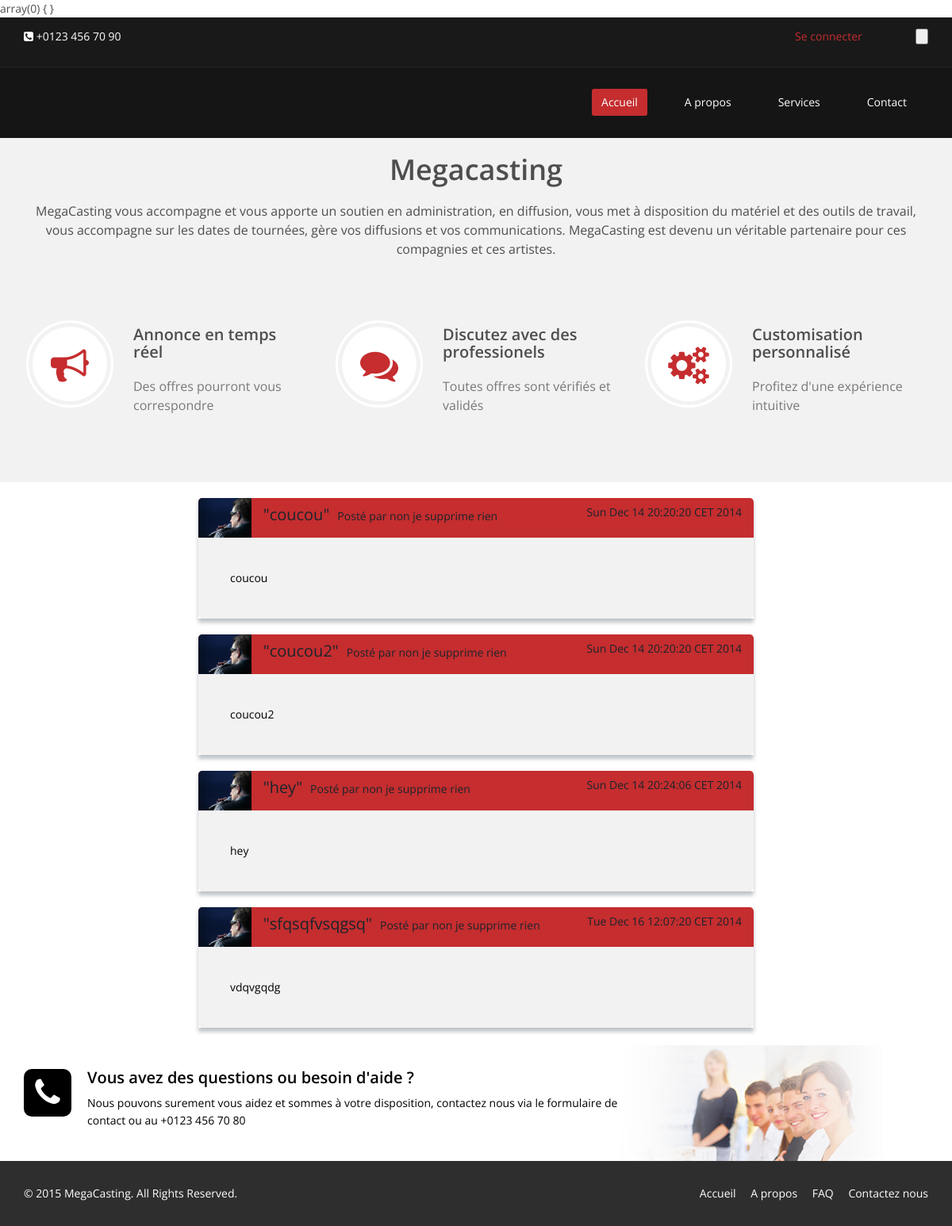
Before: / with the older database file.
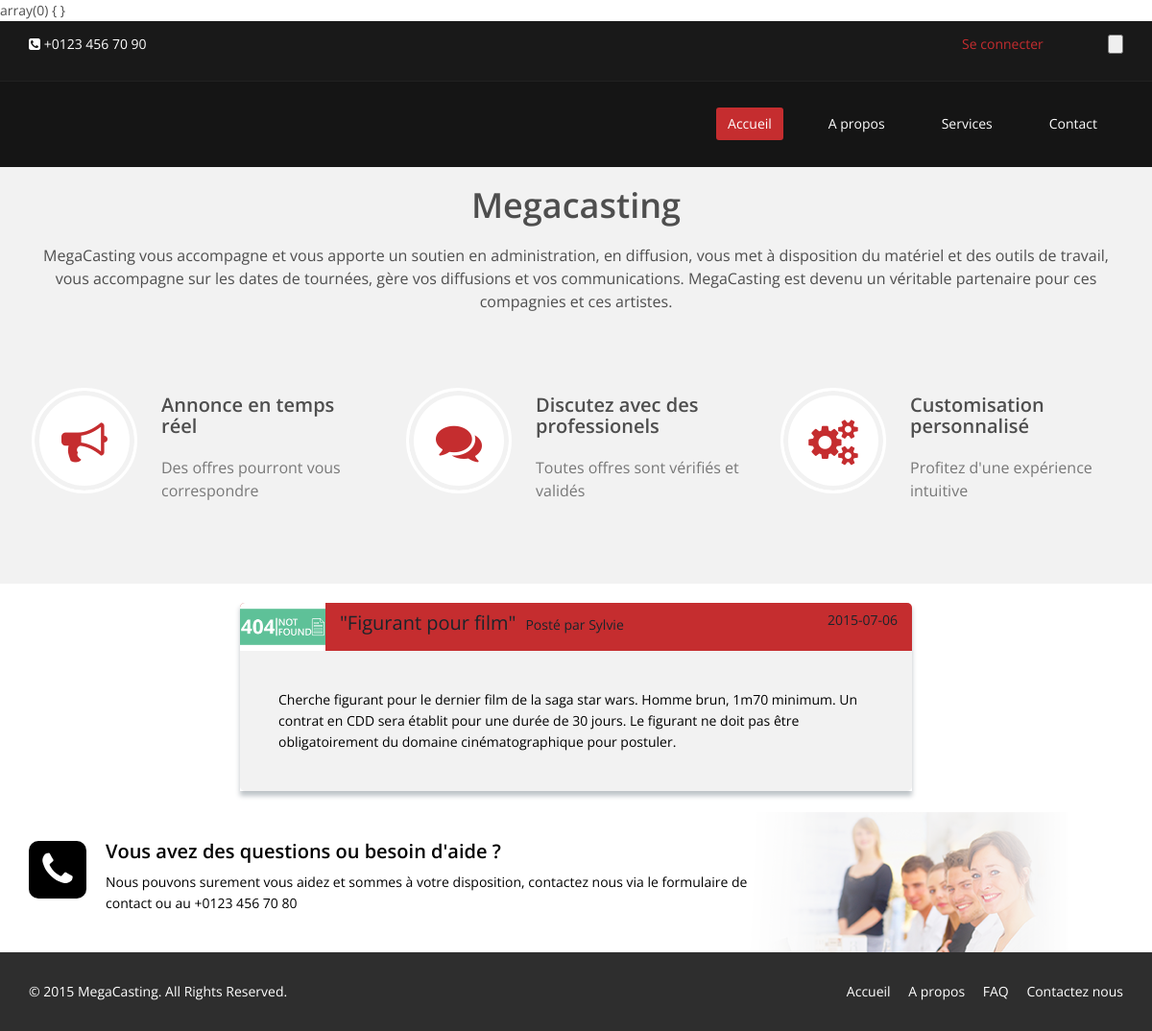
After: the same page with the newer database file.
### tables this page shows
CREATE TABLE IF NOT EXISTS `offre` (
  `id_offre` int(11) NOT NULL AUTO_INCREMENT,
  `int_offre` varchar(50) NOT NULL,
  `ref_offre` varchar(100) NOT NULL,
  `date_offre` varchar(40) NOT NULL,
  `duree_offre` int(5) NOT NULL,
  `date_deb_offre` varchar(40) NOT NULL,
  `loc_offre` varchar(150) NOT NULL,
  `desc_offre` varchar(3000) NOT NULL,
  `validation_offre` int(1) NOT NULL DEFAULT '0',
  `id_annonceur` int(11) NOT NULL,
  `id_contrat` int(11) NOT NULL,
  `id_metier` int(11) NOT NULL,
  `id_domaine` int(11) NOT NULL,
  `id_media` int(11) DEFAULT NULL,
  PRIMARY KEY (`id_offre`),
  KEY `id_annonceur` (`id_annonceur`),
  KEY `id_contrat` (`id_contrat`),
  KEY `id_metier` (`id_metier`),
  KEY `id_domaine` (`id_domaine`),
  KEY `id_media` (`id_media`)
);

CREATE TABLE IF NOT EXISTS `annonceur` (
  `id_annonceur` int(11) NOT NULL AUTO_INCREMENT,
  `nom_annonceur` varchar(100) NOT NULL,
  `id_information` int(11) NOT NULL,
  PRIMARY KEY (`id_annonceur`),
  KEY `id_information` (`id_information`)
);

### auth.php (called while the page is built)
<?php
require_once 'connexion.php';
Class Auth{
    static function islog(){
        global $bdd;
        if (isset($_SESSION['Auth']) && isset($_SESSION['Auth']['login']) && isset($_SESSION['Auth']['password'])){
            $q = array('login' => $_SESSION['Auth']['login'], 'password' => $_SESSION['Auth']['password']);
            $sql = "SELECT mail_information, password_information, validation_information FROM information WHERE mail_information = :login AND password_information = :password AND validation_information = '1'";
            $req = $bdd->prepare($sql);
            $req->execute($q);
            $count = $req->rowCount($sql);
            if($count == 1){
                return true;
            } else {
                return false;
            }
        } else {
            return false;
        }
    }
}
?>

### index.php (the view, shortened to what this page needs)
<?php require_once 'connexion.php';
 var_dump($_SESSION);
?>
<!DOCTYPE html>
<html lang="en">
<head>
    <link href="css/bootstrap.min.css" rel="stylesheet">
    <link href="css/font-awesome.min.css" rel="stylesheet">
    <link href="css/animate.min.css" rel="stylesheet">
    <link href="css/megacasting.css" rel="stylesheet">
    <link href="css/prettyPhoto.css" rel="stylesheet">
    <link href="css/main.css" rel="stylesheet">
    <link href="css/responsive.css" rel="stylesheet">
</head>
<body class="homepage">
    <header id="header">
        <div class="top-bar">
            <div class="container">
                <div class="row">
                    <div class="col-sm-6 col-xs-4">
                        <div class="top-number"><p><i class="fa fa-phone-square"></i>  +0123 456 70 90</p></div>
                    </div>
                    <div class="col-sm-6 col-xs-8">
                        <div class="social">
                            <?php
                                require('auth.php');
                                if(Auth::islog()){
                                    echo '<a href="private.php">Mon compte</a>';
                                }else{
                                    echo '<a href="login.php">Se connecter</a>';
                                }
                            ?>
                            <div class="search">
                                <form role="form">
                                    <input type="text" class="search-form" id="search" autocomplete="off" placeholder="Search" required="true">
                                    <input type="button" id="search_index" class="fa fa-search">
                                </form>
                           </div>
                        </div>
                    </div>
                </div>
            </div>
        </div>
        <nav class="navbar navbar-inverse" role="banner">
            <div class="container">
                <div class="collapse navbar-collapse navbar-right">
                    <ul class="nav navbar-nav">
                        <li class="active"><a href="index.php">Accueil</a></li>
                        <li><a href="about-us.php">A propos</a></li>
                        <li><a href="services.php">Services</a></li>
                        <li><a href="contact-us.php">Contact</a></li>
                    </ul>
                </div>
            </div>
        </nav>
    </header>
    <section id="feature" >
        <div class="container">
           <div class="center wow fadeInDown">
                <h2>Megacasting</h2>
                <p class="lead">MegaCasting vous accompagne et vous apporte un soutien en administration, en diffusion, vous met à disposition du matériel et des outils de travail, vous accompagne sur les dates de tournées, gère vos diffusions et vos communications. MegaCasting est devenu un véritable partenaire pour ces compagnies et ces artistes.</p>
            </div>
            <div class="row">
                <div class="features">
                    <div class="col-md-4 col-sm-6 wow fadeInDown" data-wow-duration="1000ms" data-wow-delay="600ms">
                        <div class="feature-wrap">
                            <i class="fa fa-bullhorn"></i>
                            <h2>Annonce en temps réel</h2>
                            <h3>Des offres pourront vous correspondre</h3>
                        </div>
                    </div>
                    <div class="col-md-4 col-sm-6 wow fadeInDown" data-wow-duration="1000ms" data-wow-delay="600ms">
                        <div class="feature-wrap">
                            <i class="fa fa-comments"></i>
                            <h2>Discutez avec des professionels</h2>
                            <h3>Toutes offres sont vérifiés et validés</h3>
                        </div>
                    </div>
                    <div class="col-md-4 col-sm-6 wow fadeInDown" data-wow-duration="1000ms" data-wow-delay="600ms">
                        <div class="feature-wrap">
                            <i class="fa fa-cogs"></i>
                            <h2>Customisation personnalisé</h2>
                            <h3>Profitez d'une expérience intuitive</h3>
                        </div>
                    </div>
                </div>
            </div>
        </div>
    </section>
    <section id="post">
        <div class="container_post">
            <?php
              $resultats=$bdd->query("SELECT id_offre, desc_offre, int_offre, date_offre, nom_annonceur, lib_domaine FROM offre INNER JOIN domaine ON domaine.id_domaine=offre.id_domaine INNER JOIN annonceur ON annonceur.id_annonceur=offre.id_annonceur WHERE validation_offre = 1");
              $resultats->setFetchMode(PDO::FETCH_OBJ);
              while( $resultat = $resultats->fetch() )
              {
                echo "<a href='personnal.php?id_offre=" . $resultat->id_offre . "'><div class='container_annonce'><header class='post_annonce'><span class='post_dom'>";
                if($resultat->lib_domaine == 'Chant'){ echo "<img src='images/domaine/chant.jpg'"; } else if($resultat->lib_domaine == 'Musicien'){ echo "<img src='images/domaine/music.jpg'"; } else { echo "<img src='images/domaine/notfound.png'"; }
                echo "</span><span id='post_title'>\"".$resultat->int_offre."\"</span><span id='post_dom'></span><span id='post_by'>Posté par ".$resultat->nom_annonceur."</span><span id='post_date'>".$resultat->date_offre."</span></header><article>".$resultat->desc_offre."</article></div></a>";
              }
            ?>
        </div>
    </section>
    <section id="conatcat-info">
        <div class="container">
            <div class="row">
                <div class="col-sm-8">
                    <div class="media contact-info wow fadeInDown" data-wow-duration="1000ms" data-wow-delay="600ms">
                        <div class="pull-left">
                            <i class="fa fa-phone"></i>
                        </div>
                        <div class="media-body">
                            <h2>Vous avez des questions ou besoin d'aide ?</h2>
                            <p>Nous pouvons surement vous aidez et sommes à votre disposition, contactez nous via le formulaire de contact ou au +0123 456 70 80</p>
                        </div>
                    </div>
                </div>
            </div>
        </div>
    </section>
    <footer id="footer" class="midnight-blue">
        <div class="container">
            <div class="row">
                <div class="col-sm-6">
                    &copy; 2015 <a target="_blank" href="#" title="Megacasting, votre réussite, notre plus belle aventure">MegaCasting</a>. All Rights Reserved.
                </div>
                <div class="col-sm-6">
                    <ul class="pull-right">
                        <li><a href="#">Accueil</a></li>
                        <li><a href="#">A propos</a></li>
                        <li><a href="#">FAQ</a></li>
                        <li><a href="#">Contactez nous</a></li>
                    </ul>
                </div>
            </div>
        </div>
    </footer>
</body>
</html>

### css/main.css (style rules this page uses)
body { background: #fff; font-family: 'Open Sans', sans-serif; color:#4e4e4e; line-height: 22px; }
h1, h2, h3, h4, h5, h6 { font-weight: 600; font-family: 'Open Sans', sans-serif; color:#4e4e4e; }
h2 { font-size: 20px; }
h3 { font-size: 16px; color: #787878; font-weight: 400; line-height: 24px; }
a { color: #c52d2f; -webkit-transition: color 300ms, background-color 300ms; -moz-transition: color 300ms, background-color 300ms; -o-transition: color 300ms, background-color 300ms; transition: color 300ms, background-color 300ms; }
.center h2 { font-size: 36px; margin-top: 0; margin-bottom: 20px; padding-top: 20px; }
.media>.pull-left { margin-right: 20px; }
.center { text-align: center; padding-bottom: 55px; }
.lead { font-size: 16px; line-height: 24px; font-weight: 400; }
#header .search { display: inline-block; }
.top-bar { padding: 10px 0; background: #191919; border-bottom: 1px solid #222; line-height: 28px; }
.top-number { color: #fff; }
.top-number p { margin: 0 }
.social { text-align: right; }
input.search-form { background: transparent; border: 0 none; width: 60px; padding: 0 10px; color: #FFF; -webkit-transition: all 400ms; -moz-transition: all 400ms; -ms-transition: all 400ms; -o-transition: all 400ms; transition: all 400ms; }
.navbar { border-radius: 0; margin-bottom: 0; background: #151515; padding: 15px 0; padding-bottom: 0; }
.navbar-nav { margin-top: 12px; }
.navbar-nav>li { margin-left: 35px; padding-bottom: 28px; }
.navbar-inverse .navbar-nav > li > a { padding: 5px 12px; margin: 0; border-radius: 3px; color: #fff; line-height: 24px; display: inline-block; }
.navbar-inverse { border: none; }
.navbar-inverse .navbar-nav > .active > a, .navbar-inverse .navbar-nav > .active > a:hover, .navbar-inverse .navbar-nav > .active > a:focus, .navbar-inverse .navbar-nav > .open > a, .navbar-inverse .navbar-nav > .open > a:hover, .navbar-inverse .navbar-nav > .open > a:focus { background-color: #c52d2f; color: #fff; }
.navbar-inverse .navbar-collapse, .navbar-inverse .navbar-form { border-top: 0; padding-bottom: 0; }
#feature { background: #f2f2f2; padding-bottom: 40px; }
.features { padding: 0; }
.feature-wrap { margin-bottom: 35px; overflow: hidden; }
.feature-wrap h2 { margin-top: 10px; }
.feature-wrap i { font-size: 48px; height: 110px; width: 110px; margin: 3px; border-radius: 100%; line-height: 110px; text-align:center; background: #ffffff; color: #c52d2f; border: 3px solid #ffffff; box-shadow: inset 0 0 0 5px #f2f2f2; -webkit-box-shadow: inset 0 0 0 5px #f2f2f2; -webkit-transition: 500ms; -moz-transition: 500ms; -o-transition: 500ms; transition: 500ms; float: left; margin-right: 25px; }
#conatcat-info { background: #fff url(../images/contact.png) no-repeat 90% 0; padding: 30px 0; }
.contact-info i { width: 60px; height: 60px; font-size: 40px; line-height: 60px; color: #fff; background: #000; text-align: center; border-radius: 10px; }
.contact-info h2 { margin-top: 0; color: #000; }
.contact-info { color:#000; }
#footer { padding-top: 30px; padding-bottom: 30px; color: #fff; background: #2e2e2e; }
#footer a { color: #fff; }
#footer ul { list-style: none; padding: 0; margin: 0; }
#footer ul > li { display: inline-block; margin-left: 15px; }
#post { width:700px; height:auto; margin:0 auto; }
#post header { background:#C52D2F; height:40px; }
#post article { background:#F2F2F2; padding : 40px; font-size:14px; border-radius: 0 0 5px 5px; color:#000000; }
#post #post_title { line-height:2; margin-left:15px; font-size:20px; color:#1a252b; }
#post .post_dom img { border-radius: 5px 0 0 0; height: 50px; background-size: cover; }
#post .post_annonce { color:#919191; width:700px; height:auto; background:#c52d2f; margin-top:20px; border-radius: 5px 5px 0 0; }
#post .container_annonce { -webkit-box-shadow: #bdc3c7 0 5px 5px; -moz-box-shadow: #bdc3c7 0 5px 5px; box-shadow: #bdc3c7 0 5px 5px; }
#post #post_by { margin-left:10px; font-size:14px; line-height:2.5; margin-right:15px; color:#1a252b; }
#post #post_date { float:right; line-height:2.5; margin-right:15px; color:#1a252b; }

Changed rows visible on the page:
removed offre: int_offre "coucou", id_annonceur.nom_annonceur "non je supprime rien", date_offre "Sun Dec 14 20:20:20 CET 2014", desc_offre "coucou"
removed offre: int_offre "coucou2", id_annonceur.nom_annonceur "non je supprime rien", date_offre "Sun Dec 14 20:20:20 CET 2014", desc_offre "coucou2"
removed offre: int_offre "hey", id_annonceur.nom_annonceur "non je supprime rien", date_offre "Sun Dec 14 20:24:06 CET 2014", desc_offre "hey"
removed offre: int_offre "sfqsqfvsqgsq", id_annonceur.nom_annonceur "non je supprime rien", date_offre "Tue Dec 16 12:07:20 CET 2014", desc_offre "vdqvgqdg"
added offre: int_offre "Figurant pour film", id_annonceur.nom_annonceur "Sylvie", date_offre "2015-07-06", desc_offre "Cherche figurant pour le dernier film de la saga star wars. Homme brun, 1m70 minimum. Un contrat en CDD sera établit pour une durée de 30 jours. Le figurant ne doit pas être obligatoirement du domaine cinématographique pour postuler."
